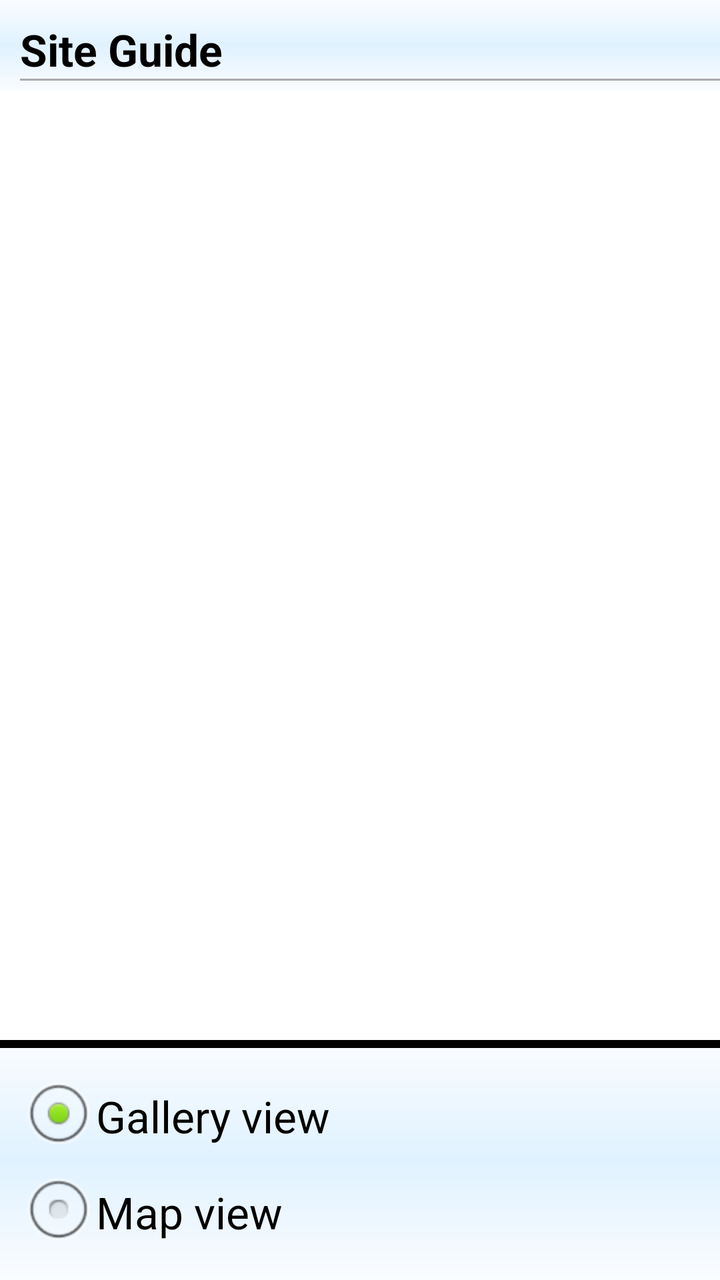
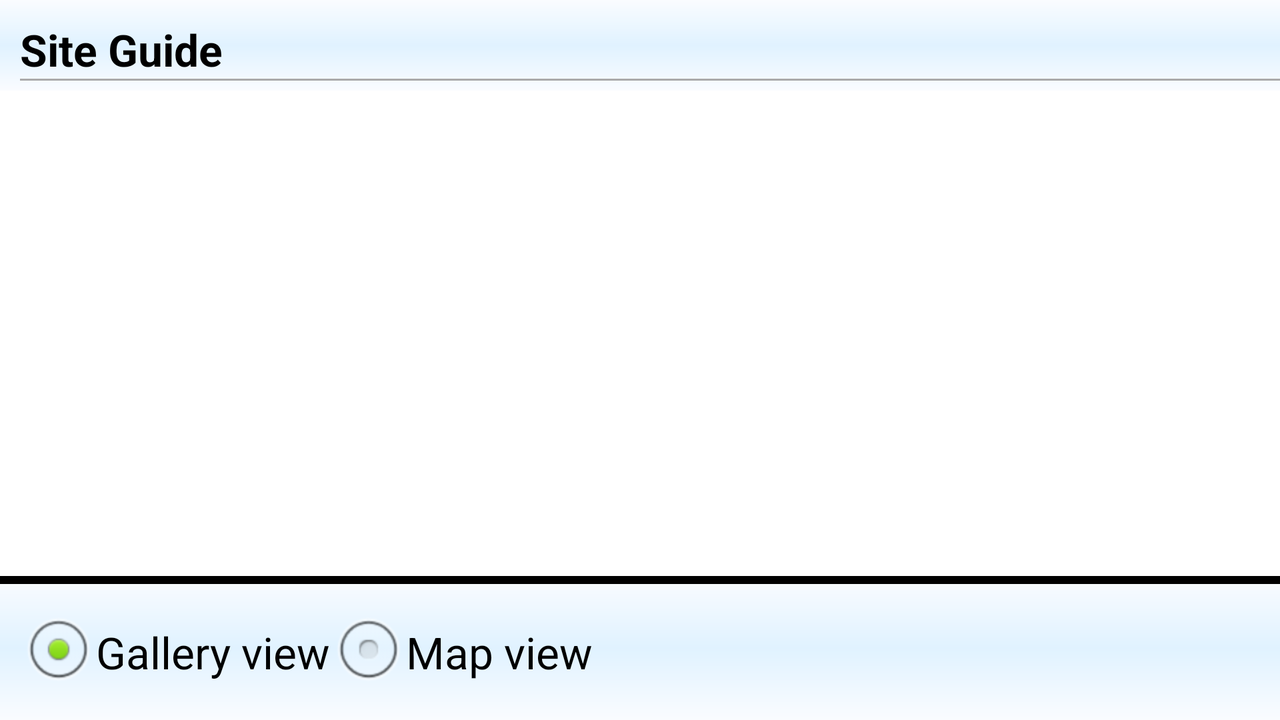

An Android layout and its configuration variant, each rendered on a device that would load it. The default file and the variant file are quoted in full after the pictures.
<!-- AndroidManifest.xml: application theme AppTheme -->
<!-- res/layout/sites_fragment.xml -->
<?xml version="1.0" encoding="utf-8"?>
<RelativeLayout xmlns:android="http://schemas.android.com/apk/res/android"
    android:id="@+id/sites_fragment"    
    android:layout_width="match_parent"
    android:layout_height="match_parent" >

    <LinearLayout
        android:id="@+id/site_controls"
        android:layout_width="match_parent"
        android:layout_height="wrap_content"
        android:layout_alignParentBottom="true"
        android:background="@drawable/grey_background"
        android:orientation="vertical" >

        <View
            android:layout_width="match_parent"
            android:layout_height="4dp"
            android:background="@android:color/black" />

        <LinearLayout
            android:layout_width="match_parent"
            android:layout_height="wrap_content"
            android:paddingTop="10dp"
            android:orientation="horizontal" >
			<RadioGroup
			    android:id="@+id/radioGroup1"
			    android:layout_width="wrap_content"
			    android:layout_height="wrap_content"
			    android:layout_alignParentBottom="true"
			    android:layout_alignParentLeft="true"
			    android:layout_marginBottom="10dp"
			    android:layout_marginLeft="10dp" >
			
			    <RadioButton
			        android:id="@+id/radioListView"
			        android:layout_width="wrap_content"
			        android:layout_height="wrap_content"
			        android:checked="true"
					android:textAppearance="?android:attr/textAppearanceLarge"
			        android:text="@string/gallery_view" />
			
			    <RadioButton
			        android:id="@+id/radioMapView"
			        android:text="@string/map_view"
					android:textAppearance="?android:attr/textAppearanceLarge"			        
					android:layout_width="wrap_content"
			        android:layout_height="wrap_content" />
			
			</RadioGroup>        
		</LinearLayout>
    </LinearLayout>

    <LinearLayout
        android:id="@+id/title"
        android:layout_width="match_parent"
        android:layout_height="wrap_content"
        android:layout_alignParentTop="true"
        android:paddingLeft="10dp"
        android:paddingTop="10dp"
        android:paddingBottom="5dp"
        android:background="@drawable/grey_background"
        android:orientation="vertical" >

        <TextView
            android:layout_width="wrap_content"
            android:layout_height="wrap_content"
            android:text="@string/site_guide"
            android:textStyle="bold"
            android:textAppearance="?android:attr/textAppearanceLarge" />

        <View
            android:layout_width="match_parent"
            android:layout_height="1dp"
            android:background="@android:color/darker_gray" />
    </LinearLayout>

    <LinearLayout
        android:id="@+id/view_container"
        android:layout_width="match_parent"
        android:layout_height="match_parent"
        android:layout_above="@+id/site_controls"
       android:layout_below="@+id/title"
        android:orientation="vertical" >
    </LinearLayout>

</RelativeLayout>
<!-- resources referenced by this layout -->
<resources>
  <!-- drawable grey_background (drawable) -->
  <?xml version="1.0" encoding="utf-8"?>
  <shape xmlns:android="http://schemas.android.com/apk/res/android" >
  	<gradient 
  		android:startColor="#FAFCFF" 
  	    android:centerColor="#E0F2FF"
  	    android:endColor="#FAFCFF"
  	    android:angle="270"
  	/>   
  
  </shape>
  <string name="gallery_view">Gallery view</string>
  <string name="map_view">Map view</string>
  <string name="site_guide">Site Guide</string>
  <style name="AppTheme" parent="AppBaseTheme">
          
      </style>
  <style name="AppBaseTheme" parent="android:Theme.Light">
          
      </style>
</resources>
<!-- res/layout-land/sites_fragment.xml (the repository's variant of the layout above) -->
<!-- drawn on the phone turned sideways -->
<?xml version="1.0" encoding="utf-8"?>
<RelativeLayout xmlns:android="http://schemas.android.com/apk/res/android"
    android:id="@+id/sites_fragment"    
    android:layout_width="match_parent"
    android:layout_height="match_parent" >

    <LinearLayout
        android:id="@+id/site_controls"
        android:layout_width="match_parent"
        android:layout_height="wrap_content"
        android:layout_alignParentBottom="true"
        android:background="@drawable/grey_background"
        android:orientation="vertical" >

        <View
            android:layout_width="match_parent"
            android:layout_height="4dp"
            android:background="@android:color/black" />

        <LinearLayout
            android:layout_width="match_parent"
            android:layout_height="wrap_content"
            android:paddingTop="10dp"
            android:orientation="horizontal" >
			<RadioGroup
			    android:id="@+id/radioGroup1"
			    android:layout_width="wrap_content"
			    android:layout_height="wrap_content"
			    android:layout_alignParentBottom="true"
			    android:layout_alignParentLeft="true"
			    android:layout_marginBottom="10dp"
				android:orientation="horizontal"
			    android:layout_marginLeft="10dp" >
			
			    <RadioButton
			        android:id="@+id/radioListView"
			        android:layout_width="wrap_content"
			        android:layout_height="wrap_content"
			        android:checked="true"
					android:textAppearance="?android:attr/textAppearanceLarge"
			        android:text="@string/gallery_view" />
			
			    <RadioButton
			        android:id="@+id/radioMapView"
			        android:text="@string/map_view"
					android:textAppearance="?android:attr/textAppearanceLarge"			        
					android:layout_width="wrap_content"
			        android:layout_height="wrap_content" />
			
			</RadioGroup>        
		</LinearLayout>
    </LinearLayout>

    <LinearLayout
        android:id="@+id/title"
        android:layout_width="match_parent"
        android:layout_height="wrap_content"
        android:layout_alignParentTop="true"
        android:paddingLeft="10dp"
        android:paddingTop="10dp"
        android:paddingBottom="5dp"
        android:background="@drawable/grey_background"
        android:orientation="vertical" >

        <TextView
            android:layout_width="wrap_content"
            android:layout_height="wrap_content"
            android:text="@string/site_guide"
            android:textStyle="bold"
            android:textAppearance="?android:attr/textAppearanceLarge" />

        <View
            android:layout_width="match_parent"
            android:layout_height="1dp"
            android:background="@android:color/darker_gray" />
    </LinearLayout>

    <LinearLayout
        android:id="@+id/view_container"
        android:layout_width="match_parent"
        android:layout_height="match_parent"
        android:layout_above="@+id/site_controls"
       android:layout_below="@+id/title"
        android:orientation="vertical" >
    </LinearLayout>

</RelativeLayout>
